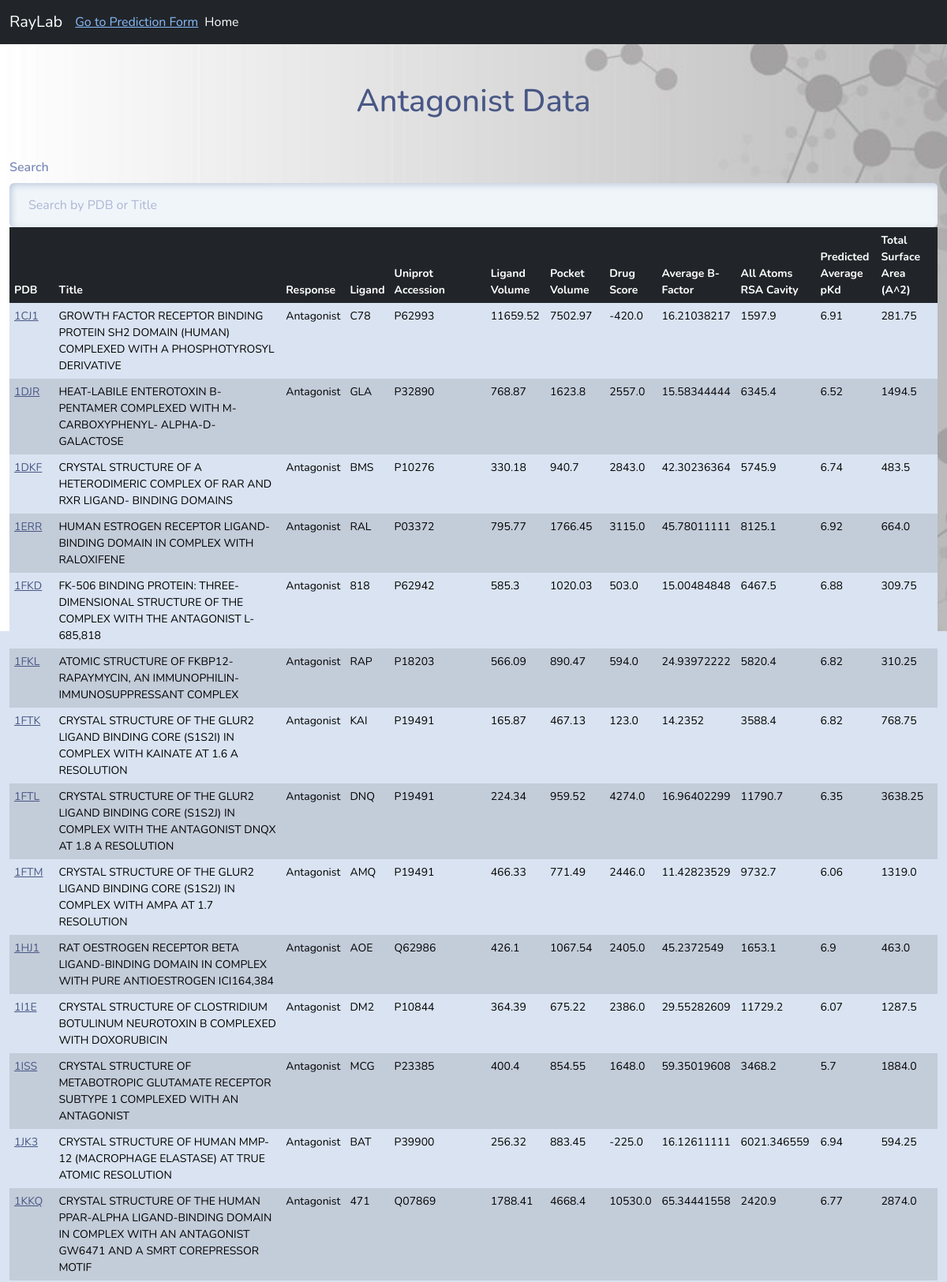
Screenshot of /antagonist/ (upper part) with the database file from the repository.
### agantapp/models.py (models this page shows, shortened)
class ProteinData(models.Model):
    PDB = models.CharField(max_length=100)
    Title = models.CharField(max_length=255)
    Response = models.CharField(max_length=255)
    Ligand = models.CharField(max_length=255)
    Uniprot_accession = models.CharField(max_length=255)
    Lig_vol = models.FloatField(null=True)
    Pock_vol = models.FloatField(null=True)
    DrugScore = models.FloatField(null=True)
    Average_B_Factor = models.FloatField(null=True)
    All_atoms_rsa_cavity = models.FloatField(null=True)
    Predicted_Average_pKd = models.FloatField(null=True)
    Total_Surface_Area = models.FloatField(null=True)

### agantapp/views.py (the view)
# urls.py: path('antagonist/', views.antagonist_view, name='antagonist_view'),
def antagonist_view(request):
    queryset = ProteinData.objects.filter(Response='Antagonist')  # Replace this with your queryset
    paginator = Paginator(queryset, 150)  # Paginate by 150 items per page
    page_number = request.GET.get('page')
    page_obj = paginator.get_page(page_number)
    return render(request, 'agantapp/antagonist_template.html', {'page_obj': page_obj})

### agantapp/templates/agantapp/antagonist_template.html (shortened to what this page needs)
{% extends 'base.html' %}
{% load static %}
{% block content %}
<div class="container-fluid mt-5">
    <h1 class="text-center mb-4">Antagonist Data</h1>
    <div class="form-group">
        <label class="form-label mt-4" for="searchInput">Search</label>
        <input type="text" class="form-control" placeholder="Search by PDB or Title" id="searchInput">
    </div>
    <div class="table-responsive">
        <table class="table table-bordered custom-table-width" id="antagonistTable">
            <thead class="thead-dark">
                <tr class="table-dark">
                    <th>PDB</th>
                    <th>Title</th>
                    <th>Response</th>
                    <th>Ligand</th>
                    <th>Uniprot Accession</th>
                    <th>Ligand Volume</th>
                    <th>Pocket Volume</th>
                    <th>Drug Score</th>
                    <th>Average B-Factor</th>
                    <th>All Atoms RSA Cavity</th>
                    <th>Predicted Average pKd</th>
                    <th>Total Surface Area (A^2)</th>
                </tr>
            </thead>
            <tbody>
                {% for entry in page_obj %}
                {% if forloop.counter|divisibleby:2 %}
                <tr class="table-active">
                {% else %}
                <tr>
                {% endif %}
                    <td><a href="https://www.rcsb.org/structure/{{ entry.PDB }}" target="_blank">{{entry.PDB}}</a></td>
                    <td>{{ entry.Title }}</td>
                    <td>{{ entry.Response }}</td>
                    <td>{{ entry.Ligand }}</td>
                    <td>{{ entry.Uniprot_accession }}</td>
                    <td>{{ entry.Lig_vol }}</td>
                    <td>{{ entry.Pock_vol }}</td>
                    <td>{{ entry.DrugScore }}</td>
                    <td>{{ entry.Average_B_Factor }}</td>
                    <td>{{ entry.All_atoms_rsa_cavity }}</td>
                    <td>{{ entry.Predicted_Average_pKd }}</td>
                    <td>{{ entry.Total_Surface_Area }}</td>
                </tr>
                {% empty %}
                <tr>
                    <td colspan="12">No data available.</td>
                </tr>
                {% endfor %}
            </tbody>
        </table>
    </div>
</div>
{% endblock %}

### agantapp/templates/base.html (shortened to what this page needs)
{% load static %}
<!DOCTYPE html>
<html lang="en">
<head>
    <link href="https://cdn.jsdelivr.net/npm/bootstrap@5.0.2/dist/css/bootstrap.min.css" rel="stylesheet">
    <link href="{% static 'css/bootstrap.css' %}" rel="stylesheet">
    <nav class="navbar navbar-expand-lg bg-dark" data-bs-theme="dark">
        <div class="container-fluid">
          <a class="navbar-brand" href="#">RayLab</a>
          <a href="{% url 'prediction' %}">Go to Prediction Form</a>
          <div class="collapse navbar-collapse" id="navbarColor02">
            <ul class="navbar-nav me-auto">
              <li class="nav-item">
                <a class="nav-link active" href="/">Home
                </a>
              </li>
            </ul>
          </div>
        </div>
      </nav>
</head>
<body style="background-image: url('{% static 'absgrey.jpg' %}'); background-size: cover; background-repeat: no-repeat;">
    {% block content %}{% endblock %}
</body>
</html>

### agantapp/templates/agantapp/antagonist_template.html (style rules this page uses)
.table td, .table th { font-size: 14px; padding: 6px; }
.custom-table-width { width: 100%; }

### rows the page displays
ProteinData: PDB "1CJ1", Title "GROWTH FACTOR RECEPTOR BINDING PROTEIN SH2 DOMAIN (HUMAN) COMPLEXED WITH A PHOSPHOTYROSYL DERIVATIVE", Response "Antagonist", Ligand "C78", Uniprot_accession "P62993", Lig_vol "11659.52", Pock_vol "7502.97", DrugScore "-420.0", Average_B_Factor "16.21038217", All_atoms_rsa_cavity "1597.9", Predicted_Average_pKd "6.91", Total_Surface_Area "281.75"
ProteinData: PDB "1DJR", Title "HEAT-LABILE ENTEROTOXIN B-PENTAMER COMPLEXED WITH M-CARBOXYPHENYL- ALPHA-D-GALACTOSE", Response "Antagonist", Ligand "GLA", Uniprot_accession "P32890", Lig_vol "768.87", Pock_vol "1623.8", DrugScore "2557.0", Average_B_Factor "15.58344444", All_atoms_rsa_cavity "6345.4", Predicted_Average_pKd "6.52", Total_Surface_Area "1494.5"
ProteinData: PDB "1DKF", Title "CRYSTAL STRUCTURE OF A HETERODIMERIC COMPLEX OF RAR AND RXR LIGAND- BINDING DOMAINS", Response "Antagonist", Ligand "BMS", Uniprot_accession "P10276", Lig_vol "330.18", Pock_vol "940.7", DrugScore "2843.0", Average_B_Factor "42.30236364", All_atoms_rsa_cavity "5745.9", Predicted_Average_pKd "6.74", Total_Surface_Area "483.5"
ProteinData: PDB "1ERR", Title "HUMAN ESTROGEN RECEPTOR LIGAND-BINDING DOMAIN IN COMPLEX WITH RALOXIFENE", Response "Antagonist", Ligand "RAL", Uniprot_accession "P03372", Lig_vol "795.77", Pock_vol "1766.45", DrugScore "3115.0", Average_B_Factor "45.78011111", All_atoms_rsa_cavity "8125.1", Predicted_Average_pKd "6.92", Total_Surface_Area "664.0"
ProteinData: PDB "1FKD", Title "FK-506 BINDING PROTEIN: THREE-DIMENSIONAL STRUCTURE OF THE COMPLEX WITH THE ANTAGONIST L-685,818", Response "Antagonist", Ligand "818", Uniprot_accession "P62942", Lig_vol "585.3", Pock_vol "1020.03", DrugScore "503.0", Average_B_Factor "15.00484848", All_atoms_rsa_cavity "6467.5", Predicted_Average_pKd "6.88", Total_Surface_Area "309.75"
ProteinData: PDB "1FKL", Title "ATOMIC STRUCTURE OF FKBP12-RAPAYMYCIN, AN IMMUNOPHILIN- IMMUNOSUPPRESSANT COMPLEX", Response "Antagonist", Ligand "RAP", Uniprot_accession "P18203", Lig_vol "566.09", Pock_vol "890.47", DrugScore "594.0", Average_B_Factor "24.93972222", All_atoms_rsa_cavity "5820.4", Predicted_Average_pKd "6.82", Total_Surface_Area "310.25"
ProteinData: PDB "1FTK", Title "CRYSTAL STRUCTURE OF THE GLUR2 LIGAND BINDING CORE (S1S2I) IN COMPLEX WITH KAINATE AT 1.6 A RESOLUTION", Response "Antagonist", Ligand "KAI", Uniprot_accession "P19491", Lig_vol "165.87", Pock_vol "467.13", DrugScore "123.0", Average_B_Factor "14.2352", All_atoms_rsa_cavity "3588.4", Predicted_Average_pKd "6.82", Total_Surface_Area "768.75"
ProteinData: PDB "1FTL", Title "CRYSTAL STRUCTURE OF THE GLUR2 LIGAND BINDING CORE (S1S2J) IN COMPLEX WITH THE ANTAGONIST DNQX AT 1.8 A RESOLUTION", Response "Antagonist", Ligand "DNQ", Uniprot_accession "P19491", Lig_vol "224.34", Pock_vol "959.52", DrugScore "4274.0", Average_B_Factor "16.96402299", All_atoms_rsa_cavity "11790.7", Predicted_Average_pKd "6.35", Total_Surface_Area "3638.25"
ProteinData: PDB "1FTM", Title "CRYSTAL STRUCTURE OF THE GLUR2 LIGAND BINDING CORE (S1S2J) IN COMPLEX WITH AMPA AT 1.7 RESOLUTION", Response "Antagonist", Ligand "AMQ", Uniprot_accession "P19491", Lig_vol "466.33", Pock_vol "771.49", DrugScore "2446.0", Average_B_Factor "11.42823529", All_atoms_rsa_cavity "9732.7", Predicted_Average_pKd "6.06", Total_Surface_Area "1319.0"
ProteinData: PDB "1HJ1", Title "RAT OESTROGEN RECEPTOR BETA LIGAND-BINDING DOMAIN IN COMPLEX WITH PURE ANTIOESTROGEN ICI164,384", Response "Antagonist", Ligand "AOE", Uniprot_accession "Q62986", Lig_vol "426.1", Pock_vol "1067.54", DrugScore "2405.0", Average_B_Factor "45.2372549", All_atoms_rsa_cavity "1653.1", Predicted_Average_pKd "6.9", Total_Surface_Area "463.0"
ProteinData: PDB "1I1E", Title "CRYSTAL STRUCTURE OF CLOSTRIDIUM BOTULINUM NEUROTOXIN B COMPLEXED WITH DOXORUBICIN", Response "Antagonist", Ligand "DM2", Uniprot_accession "P10844", Lig_vol "364.39", Pock_vol "675.22", DrugScore "2386.0", Average_B_Factor "29.55282609", All_atoms_rsa_cavity "11729.2", Predicted_Average_pKd "6.07", Total_Surface_Area "1287.5"
ProteinData: PDB "1ISS", Title "CRYSTAL STRUCTURE OF METABOTROPIC GLUTAMATE RECEPTOR SUBTYPE 1 COMPLEXED WITH AN ANTAGONIST", Response "Antagonist", Ligand "MCG", Uniprot_accession "P23385", Lig_vol "400.4", Pock_vol "854.55", DrugScore "1648.0", Average_B_Factor "59.35019608", All_atoms_rsa_cavity "3468.2", Predicted_Average_pKd "5.7", Total_Surface_Area "1884.0"
ProteinData: PDB "1JK3", Title "CRYSTAL STRUCTURE OF HUMAN MMP-12 (MACROPHAGE ELASTASE) AT TRUE ATOMIC RESOLUTION", Response "Antagonist", Ligand "BAT", Uniprot_accession "P39900", Lig_vol "256.32", Pock_vol "883.45", DrugScore "-225.0", Average_B_Factor "16.12611111", All_atoms_rsa_cavity "6021.346559", Predicted_Average_pKd "6.94", Total_Surface_Area "594.25"
ProteinData: PDB "1KKQ", Title "CRYSTAL STRUCTURE OF THE HUMAN PPAR-ALPHA LIGAND-BINDING DOMAIN IN COMPLEX WITH AN ANTAGONIST GW6471 AND A SMRT COREPRESSOR MOTIF", Response "Antagonist", Ligand "471", Uniprot_accession "Q07869", Lig_vol "1788.41", Pock_vol "4668.4", DrugScore "10530.0", Average_B_Factor "65.34441558", All_atoms_rsa_cavity "2420.9", Predicted_Average_pKd "6.77", Total_Surface_Area "2874.0"
